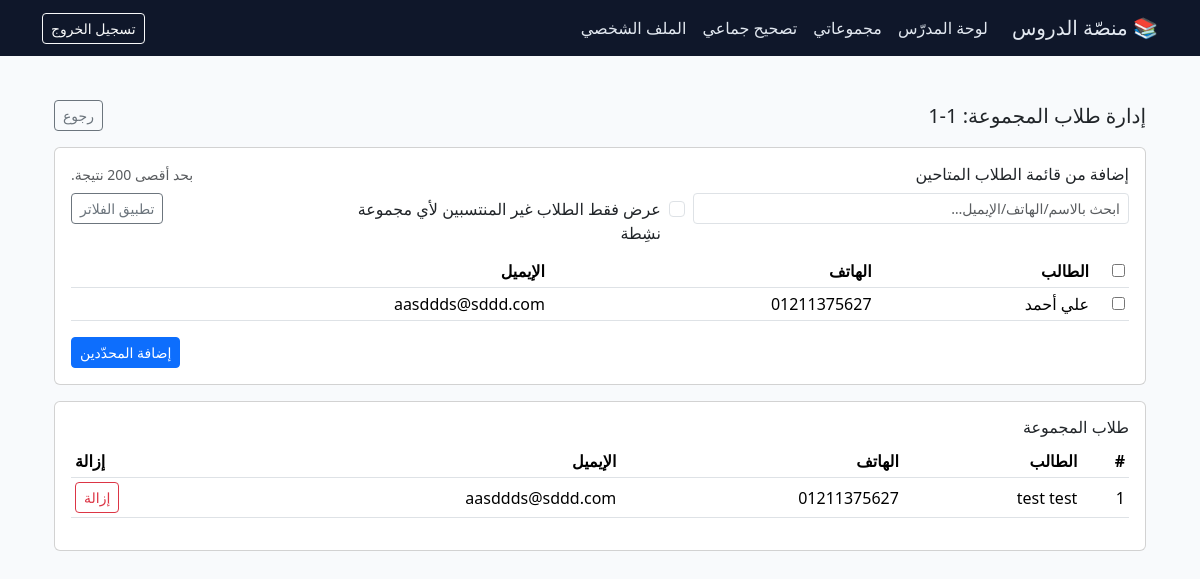
Before: /dashboard/group/1/students/manage/ (signed in) with the older database file.
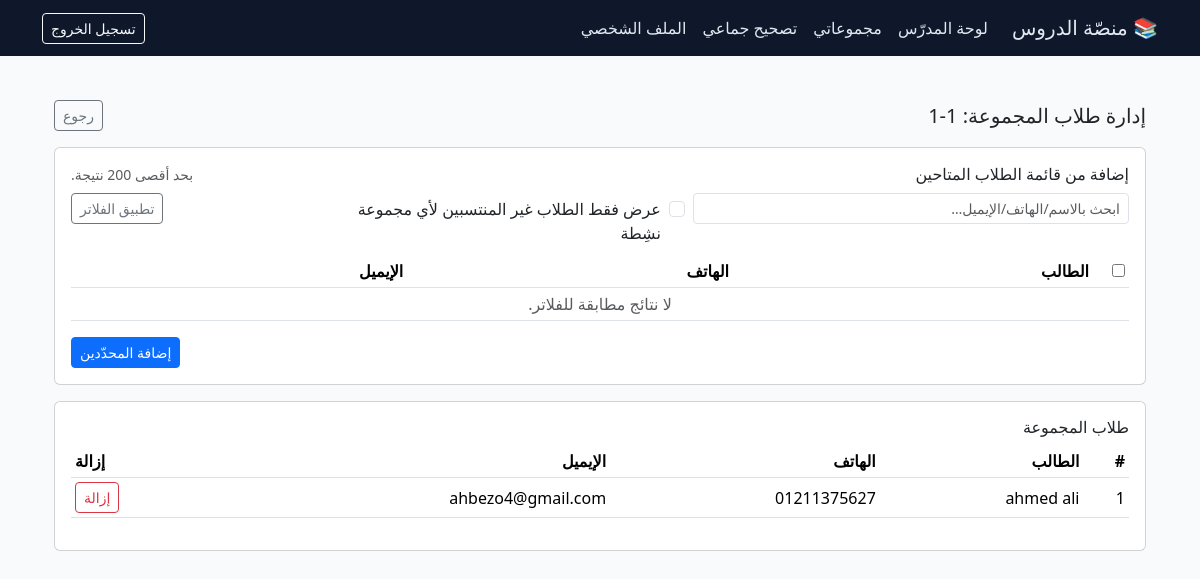
After: the same page with the newer database file.
### core/models.py (models this page shows, shortened)
class Student(models.Model):
    first_name = models.CharField(_("الاسم الأول"), max_length=60)
    last_name = models.CharField(_("اسم العائلة"), max_length=60)
    dob = models.DateField(_("تاريخ الميلاد"), null=True, blank=True)
    school_name = models.CharField(_("اسم المدرسة"), max_length=120, blank=True)
    parent = models.ForeignKey(
        ParentProfile,
        null=True,
        blank=True,
        on_delete=models.SET_NULL,
        verbose_name=_("وليّ الأمر"),
    )
    checkin_code = models.CharField(
        _("كود الحضور"), max_length=12, blank=True, null=True
    )
    phone = models.CharField(_("رقم الهاتف"), max_length=20, blank=True)
    email = models.EmailField(_("البريد الإلكتروني"), blank=True)
    class Meta:
        verbose_name = _("طالب")
        verbose_name_plural = _("طلاب")

class Enrollment(models.Model):
    student = models.ForeignKey(
        Student,
        on_delete=models.CASCADE,
        related_name="enrollments",
        verbose_name=_("الطالب"),
    )
    group = models.ForeignKey(
        Group,
        on_delete=models.CASCADE,
        related_name="enrollments",
        verbose_name=_("المجموعة"),
    )
    joined_on = models.DateField(_("تاريخ الانضمام"), auto_now_add=True)
    is_active = models.BooleanField(_("نشِط؟"), default=True)
    class Meta:
        verbose_name = _("تسجيل")
        verbose_name_plural = _("تسجيلات")
        unique_together = ("student", "group")

### core/views.py (the view, shortened to what this page needs)
@login_required
@transaction.atomic
def group_students_manage(request, group_id):
    g = get_object_or_404(Group, id=group_id)
    if not _require_group_owner(request, g):
        return redirect("core:teacher_groups")
    bulk_form = BulkStudentsForm(request.POST or None)
    add_form = AddExistingStudentsForm(request.POST or None)
    if (
        request.method == "POST"
        and request.POST.get("action") == "remove"
        and request.POST.get("enrollment_id")
    ):
        enr = get_object_or_404(Enrollment, id=request.POST["enrollment_id"], group=g)
        enr.delete()
        messages.success(request, "تم إزالة الطالب من المجموعة.")
        return redirect("core:group_students_manage", group_id=g.id)
    members = (
        Enrollment.objects.select_related("student")
        .filter(group=g)
        .order_by("student__first_name", "student__last_name")
    )
    q = (request.GET.get("q") or "").strip()
    only_free = request.GET.get("only_free") == "1"
    enrolled_ids = list(
        Enrollment.objects.filter(group=g).values_list("student_id", flat=True)
    )
    available_qs = Student.objects.exclude(id__in=enrolled_ids)
    available_qs = available_qs.order_by("first_name", "last_name")[:200]
    return render(
        request,
        "core/group_students_manage.html",
        {
            "group": g,
            "members": members,
            "bulk_form": bulk_form,
            "add_form": add_form,
            "available_students": available_qs,
            "q": q,
            "only_free": "1" if only_free else "0",
        },
    )

### core/forms.py
class BulkStudentsForm(forms.Form):
    lines = forms.CharField(
        label="أدخل الطلاب (سطر لكل طالب)",
        widget=forms.Textarea(attrs={"rows": 6}),
        required=False,
    )

class AddExistingStudentsForm(forms.Form):
    student_ids = forms.CharField(
        label="أرقام طلاب موجودين (IDs) مفصولة بفواصل",
        required=False,
        widget=forms.TextInput(attrs={"placeholder": "مثال: 12,15,27"}),
    )

### core/context_processors.py (called while the page is built)
def user_roles(request):
    u = getattr(request, "user", None)
    return {
        "is_auth": bool(u and u.is_authenticated),
        "is_teacher": bool(u and u.is_authenticated and hasattr(u, "teacherprofile")),
        "is_parent": bool(u and u.is_authenticated and hasattr(u, "parent_profile")),
        "is_student": bool(u and u.is_authenticated and hasattr(u, "student_profile")),
    }

### core/views.py (called while the page is built)
def _require_group_owner(request, group: Group):
    try:
        tp = request.user.teacherprofile
    except TeacherProfile.DoesNotExist:
        messages.error(request, "هذا الإجراء للمدرّسين فقط.")
        return False
    if group.teacher_id != tp.id:
        messages.error(request, "غير مصرح لك بإدارة هذه المجموعة.")
        return False
    return True

### core/templates/core/group_students_manage.html (shortened to what this page needs)
{% extends "base.html" %}
{% block content %}
<div class="container py-4">
  <div class="d-flex justify-content-between align-items-center mb-3">
    <h1 class="h5 m-0">إدارة طلاب المجموعة: {{ group.name }}</h1>
    <a class="btn btn-outline-secondary btn-sm" href="{% url 'core:teacher_groups' %}">رجوع</a>
  </div>
  <div class="card p-3 mt-3">
    <div class="d-flex justify-content-between align-items-center mb-2">
      <h2 class="h6 m-0">إضافة من قائمة الطلاب المتاحين</h2>
      <small class="text-muted">بحد أقصى 200 نتيجة.</small>
    </div>
    <form method="get" class="row g-2 mb-2">
      <div class="col-md-5">
        <input type="text" name="q" value="{{ q }}" class="form-control form-control-sm" placeholder="ابحث بالاسم/الهاتف/الإيميل…">
      </div>
      <div class="col-md-4">
        <div class="form-check mt-1">
          <input class="form-check-input" type="checkbox" value="1" id="onlyFree"
                 name="only_free" {% if only_free == "1" %}checked{% endif %}>
          <label class="form-check-label" for="onlyFree">
            عرض فقط الطلاب غير المنتسبين لأي مجموعة نشِطة
          </label>
        </div>
      </div>
      <div class="col-md-3 text-end">
        <button class="btn btn-outline-secondary btn-sm">تطبيق الفلاتر</button>
      </div>
    </form>
    <form method="post" id="pickForm">
      <div class="table-responsive">
        <table class="table table-sm align-middle">
          <thead>
            <tr>
              <th style="width:36px">
                <input type="checkbox" id="pickAll" onclick="toggleAll(this)">
              </th>
              <th>الطالب</th>
              <th>الهاتف</th>
              <th>الإيميل</th>
            </tr>
          </thead>
          <tbody>
            {% for st in available_students %}
            <tr>
              <td><input type="checkbox" name="pick" value="{{ st.id }}"></td>
              <td>{{ st.first_name }} {{ st.last_name }}</td>
              <td>{{ st.phone|default:"—" }}</td>
              <td>{{ st.email|default:"—" }}</td>
            </tr>
            {% empty %}
            <tr><td colspan="4" class="text-center text-muted">لا نتائج مطابقة للفلاتر.</td></tr>
            {% endfor %}
          </tbody>
        </table>
      </div>
      <div class="d-flex justify-content-end">
        <button class="btn btn-primary btn-sm">إضافة المحدّدين</button>
      </div>
    </form>
  </div>
  <div class="card p-3 mt-3">
    <h2 class="h6 mb-2">طلاب المجموعة</h2>
    <div class="table-responsive">
      <table class="table table-sm align-middle">
        <thead><tr><th>#</th><th>الطالب</th><th>الهاتف</th><th>الإيميل</th><th class="text-end">إزالة</th></tr></thead>
        <tbody>
          {% for enr in members %}
          <tr>
            <td>{{ forloop.counter }}</td>
            <td>{{ enr.student.first_name }} {{ enr.student.last_name }}</td>
            <td>{{ enr.student.phone|default:"—" }}</td>
            <td>{{ enr.student.email|default:"—" }}</td>
            <td class="text-end">
              <form method="post" class="d-inline" onsubmit="return confirm('إزالة الطالب من المجموعة؟')">
                <button class="btn btn-sm btn-outline-danger">إزالة</button>
              </form>
            </td>
          </tr>
          {% empty %}
          <tr><td colspan="5" class="text-center text-muted">لا يوجد طلاب بعد.</td></tr>
          {% endfor %}
        </tbody>
      </table>
    </div>
  </div>
</div>
{% endblock %}

Changed rows visible on the page:
removed Student: first_name "علي", last_name "أحمد", phone "01211375627", email "aasddds@sddd.com"
removed Enrollment: student.first_name "test", student.last_name "test", student.phone "01211375627", student.email "aasddds@sddd.com"
added Enrollment: student.first_name "ahmed", student.last_name "ali", student.phone "01211375627", student.email "ahbezo4@gmail.com"
Other visible differences:
text now shown: "لا نتائج مطابقة للفلاتر."
